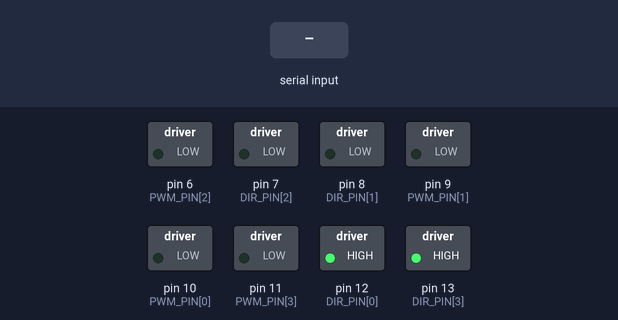
The sketch below on a simulated Arduino Uno, built with avr-gcc and run on an emulated ATmega328P. On the bench: switched loads named in the sketch (green lamp = pin HIGH). The test bench sets the inputs (shaded band). What the sketch prints to the serial monitor is not drawn.

Above: at 1.2 s.
1.3 s: "90|45|200\n" received over Serial
At 1.56 s:
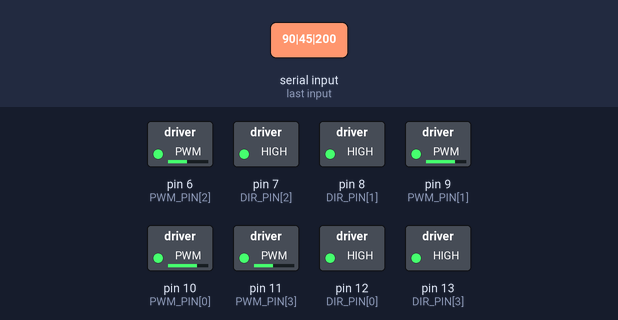
3.3 s: "P90\n" received over Serial
Timing chart, 0 to 6.3 s (numbered marks = the images above; inputs shaded):
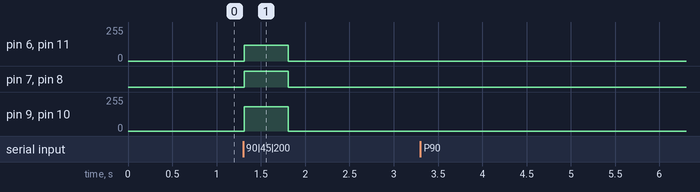

The sketch:

miniauto_firmware.ino
```cpp
/*
 * LeadMe — miniAuto Firmware
 *
 * Receives movement commands from Raspberry Pi via USB Serial.
 * IMU is now handled by the RPi (RealSense D457) — no MPU6050 needed here.
 *
 * ── Receive (RPi → Arduino via USB Serial) ──────────────────────────────────
 *   "<angle>|<velocity>|<rot>\n"
 *     angle    : 0–359 degrees  (0=forward, 90=strafe-left, 180=back, 270=strafe-right)
 *     velocity : 0–100
 *     rot      : -100 to 100   (positive=CCW, negative=CW)
 *   "S\n"  → stop immediately
 *   "P\n"  → ping, responds "OK\n"
 *
 * ── Wiring ───────────────────────────────────────────────────────────────────
 *   Raspberry Pi USB → Arduino USB (Serial, 9600 baud)
 *   Motor driver IN/PWM pins as defined below
 */

#include <Arduino.h>

// ── Motor pins ────────────────────────────────────────────────────────────────
const uint8_t PWM_PIN[4]  = {10, 9,  6,  11};
const uint8_t DIR_PIN[4]  = {12, 8,  7,  13};
const uint8_t PWM_MIN     = 50;
const bool    FWD_DIR[4]  = {1,  0,  0,  1};

void motors_set(int8_t m0, int8_t m1, int8_t m2, int8_t m3) {
    int8_t speeds[4] = {m0, m1, m2, m3};
    for (uint8_t i = 0; i < 4; i++) {
        bool    dir = FWD_DIR[i];
        if (speeds[i] < 0) dir = !dir;
        uint8_t pwm = (speeds[i] == 0)
                      ? 0
                      : (uint8_t)map(abs(speeds[i]), 0, 100, PWM_MIN, 255);
        digitalWrite(DIR_PIN[i], dir);
        analogWrite(PWM_PIN[i],  pwm);
    }
}

void velocity_controller(uint16_t angle, uint8_t velocity, int8_t rot) {
    angle += 90;
    float rad   = angle * PI / 180.0f;
    float speed = (rot == 0) ? 1.0f : 0.5f;
    float vel   = velocity / sqrtf(2.0f);

    int8_t vals[4];
    vals[0] = (int8_t)constrain((vel * sinf(rad) - vel * cosf(rad)) * speed + rot * speed, -100, 100);
    vals[1] = (int8_t)constrain((vel * sinf(rad) + vel * cosf(rad)) * speed - rot * speed, -100, 100);
    vals[2] = (int8_t)constrain((vel * sinf(rad) - vel * cosf(rad)) * speed - rot * speed, -100, 100);
    vals[3] = (int8_t)constrain((vel * sinf(rad) + vel * cosf(rad)) * speed + rot * speed, -100, 100);
    motors_set(vals[0], vals[1], vals[2], vals[3]);
}

void stop_motors() { motors_set(0, 0, 0, 0); }

// ── Serial command parser ─────────────────────────────────────────────────────
#define BUF_SIZE 32
char    rx_buf[BUF_SIZE];
uint8_t rx_idx = 0;

void handle_command(const char *cmd) {
    if (cmd[0] == 'P') { Serial.println("OK"); return; }
    if (cmd[0] == 'S') { stop_motors(); return; }

    int angle, velocity, rot;
    if (sscanf(cmd, "%d|%d|%d", &angle, &velocity, &rot) == 3) {
        angle    = ((angle % 360) + 360) % 360;
        velocity = constrain(velocity, 0, 100);
        rot      = constrain(rot, -100, 100);
        velocity_controller((uint16_t)angle, (uint8_t)velocity, (int8_t)rot);
    } else {
        stop_motors();   // malformed command → safe stop
    }
}

// ── Watchdog ──────────────────────────────────────────────────────────────────
#define WATCHDOG_MS 500UL
unsigned long last_cmd_ms = 0;

// ── Setup & loop ──────────────────────────────────────────────────────────────
void setup() {
    for (uint8_t i = 0; i < 4; i++) {
        pinMode(DIR_PIN[i], OUTPUT);
        pinMode(PWM_PIN[i], OUTPUT);
    }
    stop_motors();
    Serial.begin(9600);
    last_cmd_ms = millis();
}

void loop() {
    unsigned long now = millis();

    // ── Receive movement commands from RPi ───────────────────────────────────
    while (Serial.available()) {
        char c = Serial.read();
        if (c == '\n' || c == '\r') {
            if (rx_idx > 0) {
                rx_buf[rx_idx] = '\0';
                handle_command(rx_buf);
                last_cmd_ms = now;
                rx_idx = 0;
            }
        } else if (rx_idx < BUF_SIZE - 1) {
            rx_buf[rx_idx++] = c;
        }
    }

    // ── Watchdog: stop if RPi goes silent ────────────────────────────────────
    if (now - last_cmd_ms > WATCHDOG_MS) {
        stop_motors();
    }
}
```

Measured:
- after the input at 1.3 s, pin 6 (PWM_PIN[2]), pin 11 (PWM_PIN[3]): 0/255 → 119/255 at once, → 0/255 0.50 s later; pin 7 (DIR_PIN[2]), pin 8 (DIR_PIN[1]): LOW → HIGH at once, → LOW 0.50 s later; pin 9 (PWM_PIN[1]), pin 10 (PWM_PIN[0]): 0/255 → 183/255 at once, → 0/255 0.50 s later
- after the input at 3.3 s, every drawn part: stays the same
